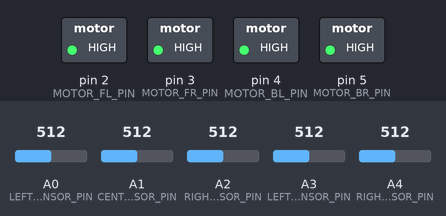
Recording of a sketch running on a simulated Arduino Uno, built with avr-gcc and run on an emulated ATmega328P. On the bench: switched loads named in the sketch (green lamp = pin HIGH). The inputs (shaded band) are chosen by the test bench; at power-on: A0 (LEFT_SENSOR_PIN) = 512, A4 (RIGHT_OUTER_SENSOR_PIN) = 512, A1 (CENTER_SENSOR_PIN) = 512, A2 (RIGHT_SENSOR_PIN) = 512, A3 (LEFT_OUTER_SENSOR_PIN) = 512.

Above: at 1.2 s.
1.3 s: A0 (LEFT_SENSOR_PIN) set to 992
At 2.0 s:
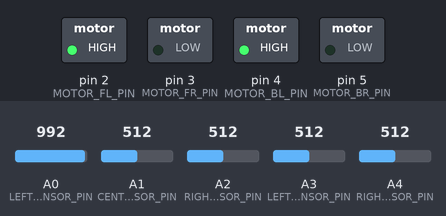
At 4.1 s:
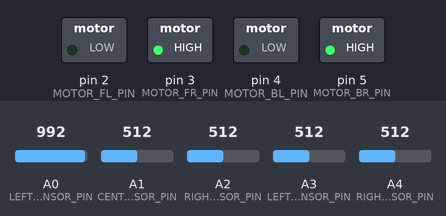
4.3 s: A4 (RIGHT_OUTER_SENSOR_PIN) set to 433
7.3 s: A4 (RIGHT_OUTER_SENSOR_PIN) set to 416
10.3 s: A4 (RIGHT_OUTER_SENSOR_PIN) set to 522
12.7 s: A4 (RIGHT_OUTER_SENSOR_PIN) set to 499
Timing chart, 0 to 16.7 s (numbered marks = the images above; inputs shaded):
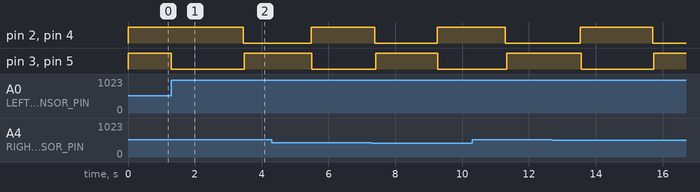

Measured:
- after the input at 1.3 s, pin 2 (MOTOR_FL_PIN), pin 4 (MOTOR_BL_PIN): HIGH → LOW after 2.1 s; pin 3 (MOTOR_FR_PIN), pin 5 (MOTOR_BR_PIN): HIGH → LOW at once, → HIGH 2.2 s later

The sketch:

main.ino
```cpp
// Constants for PID control
#define KP 1.0 // Proportional gain
#define KD 0.1 // Derivative gain
#define KI 0.01 // Integral gain

// Define sensor pins
#define LEFT_SENSOR_PIN A0
#define CENTER_SENSOR_PIN A1
#define RIGHT_SENSOR_PIN A2
#define LEFT_OUTER_SENSOR_PIN A3
#define RIGHT_OUTER_SENSOR_PIN A4

// Define motor control pins
#define MOTOR_FL_PIN 2
#define MOTOR_FR_PIN 3
#define MOTOR_BL_PIN 4
#define MOTOR_BR_PIN 5

// Define target position (center of the line)
#define TARGET_POSITION 512 // Assuming analog sensor values range from 0 to 1023

// Variables for PID control
float error = 0;
float lastError = 0;
float integral = 0;
float derivative = 0;

// Variables for motor speeds
int motorFLSpeed = 0;
int motorFRSpeed = 0;
int motorBLSpeed = 0;
int motorBRSpeed = 0;

void setup() {
  // Initialize sensor pins as input
  pinMode(LEFT_SENSOR_PIN, INPUT);
  pinMode(CENTER_SENSOR_PIN, INPUT);
  pinMode(RIGHT_SENSOR_PIN, INPUT);
  pinMode(LEFT_OUTER_SENSOR_PIN, INPUT);
  pinMode(RIGHT_OUTER_SENSOR_PIN, INPUT);

  // Initialize motor pins as output
  pinMode(MOTOR_FL_PIN, OUTPUT);
  pinMode(MOTOR_FR_PIN, OUTPUT);
  pinMode(MOTOR_BL_PIN, OUTPUT);
  pinMode(MOTOR_BR_PIN, OUTPUT);
}

void loop() {
  // Read sensor values
  int leftSensor = analogRead(LEFT_SENSOR_PIN);
  int centerSensor = analogRead(CENTER_SENSOR_PIN);
  int rightSensor = analogRead(RIGHT_SENSOR_PIN);
  int leftOuterSensor = analogRead(LEFT_OUTER_SENSOR_PIN);
  int rightOuterSensor = analogRead(RIGHT_OUTER_SENSOR_PIN);

  // Calculate error (distance from the target position)
  error = (leftSensor * -2) + (leftOuterSensor * -1) + (centerSensor * 0) + (rightSensor * 1) + (rightOuterSensor * 2);

  // Update integral and derivative
  integral += error;
  derivative = error - lastError;
  lastError = error;

  // Calculate PID control output
  float output = (KP * error) + (KI * integral) + (KD * derivative);

  // Adjust motor speeds based on PID output
  motorFLSpeed = 255 - output;
  motorFRSpeed = 255 + output;
  motorBLSpeed = 255 - output;
  motorBRSpeed = 255 + output;

  // Ensure motor speeds are within limits
  motorFLSpeed = constrain(motorFLSpeed, 0, 255);
  motorFRSpeed = constrain(motorFRSpeed, 0, 255);
  motorBLSpeed = constrain(motorBLSpeed, 0, 255);
  motorBRSpeed = constrain(motorBRSpeed, 0, 255);

  // Apply motor speeds
  analogWrite(MOTOR_FL_PIN, motorFLSpeed);
  analogWrite(MOTOR_FR_PIN, motorFRSpeed);
  analogWrite(MOTOR_BL_PIN, motorBLSpeed);
  analogWrite(MOTOR_BR_PIN, motorBRSpeed);
}
```
